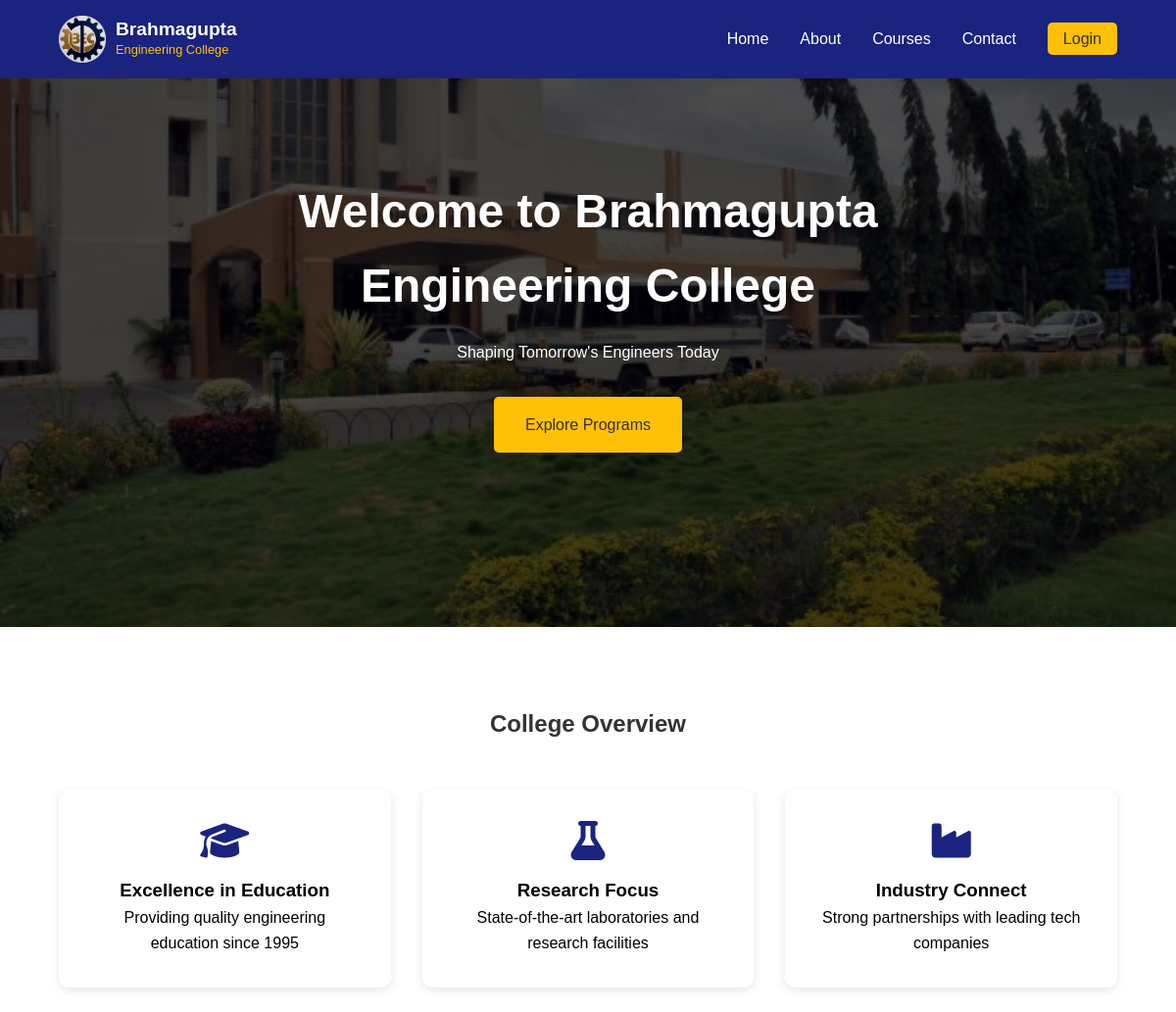
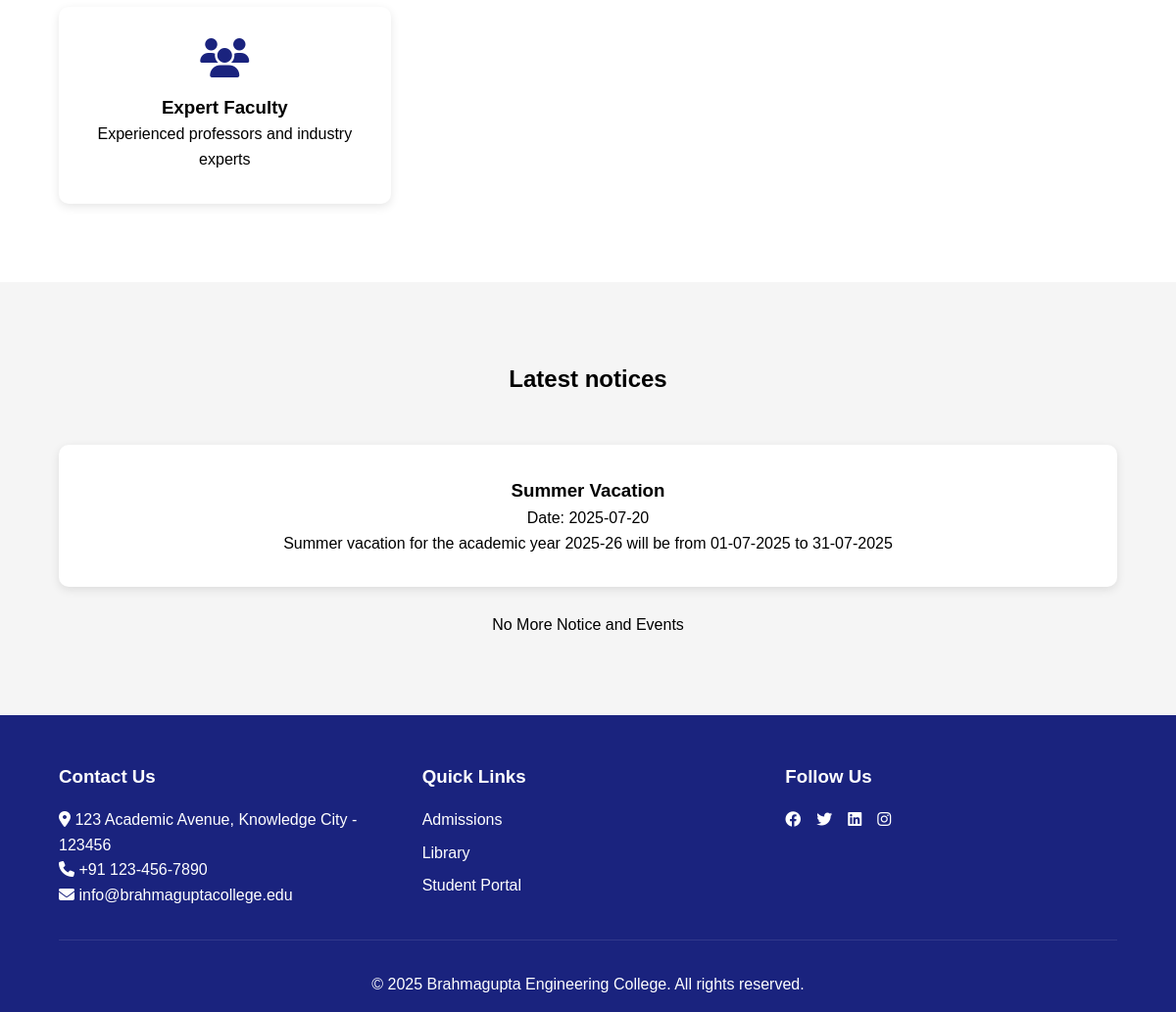
The page / on the database its author committed (2 pictures, top to bottom).
### college/model.py (models this page shows, shortened)
class Notice(db.Model):
    id = db.Column(db.Integer, primary_key=True)
    title = db.Column(db.String(100), nullable=False)
    content = db.Column(db.String, nullable=False)
    date = db.Column(db.DateTime, nullable=False)

### college/basic/mainroute.py (the view)
@app.route("/")
def home():
    notice = Notice.query.all()
    return render_template("index.html", notices=notice)

### college/basic/templates/index.html (shortened to what this page needs)
{%extends "base.html"%}
{%block head%}
    <link rel="stylesheet" href="{{url_for('basic.static', filename='css/main.css')}}">
    <link rel="stylesheet" href="https://cdnjs.cloudflare.com/ajax/libs/font-awesome/6.4.0/css/all.min.css">
    {%endblock%}
    {%block content%}
    <header class="hero">
        <div class="hero-content">
            <h1>Welcome to Brahmagupta Engineering College</h1>
            <p>Shaping Tomorrow's Engineers Today</p>
            <a href="/programs" class="cta-button">Explore Programs</a>
        </div>
    </header>
    <main>
        <section class="overview">
            <h2>College Overview</h2>
            <div class="overview-grid">
                <div class="overview-card">
                    <i class="fas fa-graduation-cap"></i>
                    <h3>Excellence in Education</h3>
                    <p>Providing quality engineering education since 1995</p>
                </div>
                <div class="overview-card">
                    <i class="fas fa-flask"></i>
                    <h3>Research Focus</h3>
                    <p>State-of-the-art laboratories and research facilities</p>
                </div>
                <div class="overview-card">
                    <i class="fas fa-industry"></i>
                    <h3>Industry Connect</h3>
                    <p>Strong partnerships with leading tech companies</p>
                </div>
                <div class="overview-card">
                    <i class="fas fa-users"></i>
                    <h3>Expert Faculty</h3>
                    <p>Experienced professors and industry experts</p>
                </div>
            </div>
        </section>
        <section class="news-highlight">
            <h2>Latest notices</h2>
            <div class="news-grid">
                {% for notice in notices %}
                <div class="news-card">
                    <h3>{{ notice.title }}</h3>
                    <p>Date: {{ notice.date.date() }}</p>
                    <p>{{ notice.content }}</p>
                </div>
                {% endfor %}
            </div>
            <br>
            <p>No More Notice and Events</p>
        </section>
    </main>
    {%endblock%}

### college/basic/static/css/main.css (style rules this page uses)
:root { --primary-color: #1a237e; --secondary-color: #0d47a1; --accent-color: #ffc107; --text-light: #ffffff; --text-dark: #333333; }
* { margin: 0; padding: 0; box-sizing: border-box; }
body { font-family: Arial, sans-serif; line-height: 1.6; }
.hero { background: linear-gradient(rgba(0, 0, 0, 0.7), rgba(0, 0, 0, 0.7)), url("/static/images/home.jpeg") no-repeat center center/cover; height: 80vh; display: flex; align-items: center; justify-content: center; text-align: center; color: var(--text-light); }
.hero-content { max-width: 800px; padding: 2rem; }
.hero-content h1 { font-size: 3rem; margin-bottom: 1rem; }
.cta-button { display: inline-block; background-color: var(--accent-color); color: var(--text-dark); padding: 1rem 2rem; border-radius: 5px; text-decoration: none; margin-top: 2rem; transition: transform 0.3s; }
.overview { padding: 5rem 5%; text-align: center; }
.overview h2 { margin-bottom: 3rem; color: var(--text-dark); }
.overview-grid { display: grid; grid-template-columns: repeat(auto-fit, minmax(250px, 1fr)); gap: 2rem; }
.overview-card { padding: 2rem; border-radius: 10px; box-shadow: 0 3px 10px rgba(0, 0, 0, 0.1); transition: transform 0.3s; }
.overview-card i { font-size: 2.5rem; color: var(--primary-color); margin-bottom: 1rem; }
.news-highlight { background-color: #f5f5f5; padding: 5rem 5%; text-align: center; }
.news-grid { display: grid; grid-template-columns: repeat(auto-fit, minmax(300px, 1fr)); gap: 2rem; margin-top: 3rem; }
.news-card { background-color: white; padding: 2rem; border-radius: 10px; box-shadow: 0 3px 10px rgba(0, 0, 0, 0.1); }

### rows shown on the page
Notice: title "Summer Vacation", date "2025-07-20", content "Summer vacation for the academic year 2025-26 will be from 01-07-2025 to 31-07-2025"
